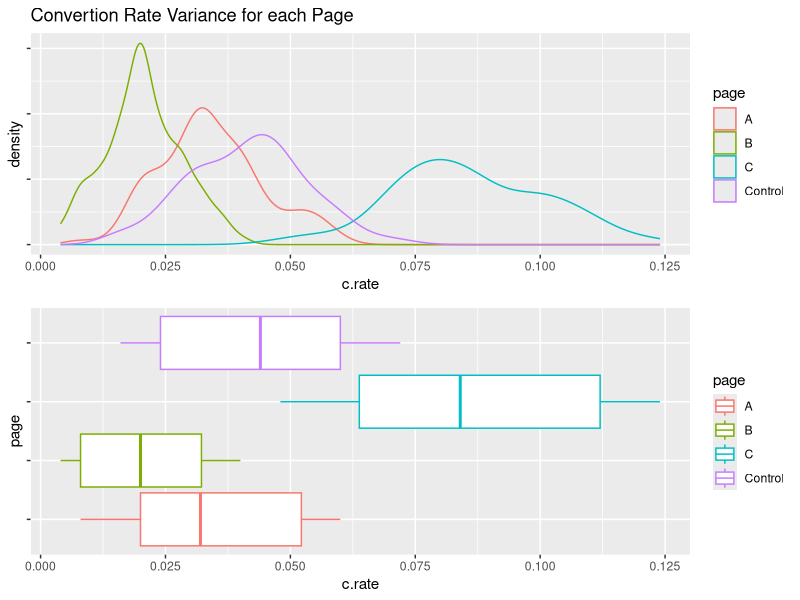

The R script that drew this image:
## ---- chunk 1
require(dplyr)
require(ggplot2)
require(cowplot)

# decide how many samples
size <- 1000

# create 4 different page simulations
#  with different convertion rates
pages <- data.frame(group = c('Control', 'A', 'B', 'C'),
                    c.rate = c(0.03, 0.05, 0.02, 0.08),
                    stringsAsFactors = FALSE)

# seed for reproducibility
set.seed(1234)

control <- rbinom(size, 1, pages$c.rate[1])
a <-       rbinom(size, 1, pages$c.rate[2])
b <-       rbinom(size, 1, pages$c.rate[3])
c <-       rbinom(size, 1, pages$c.rate[4])

# put into a (tidy) dataframe
df <- data.frame(page=rep(x = c('Control', 'A', 'B', 'C'), each=size),
                 converted=c(control, a, b, c),
                 stringsAsFactors = FALSE )
## ---- chunk 2
# get some summary stats
df %>% 
    group_by(page) %>% 
    summarise(Num=n(),
              num.converted=sum(converted),
              num.n.converted=n()-sum(converted),
              c.rate.sim=100*mean(converted)) %>% 
    left_join(pages, by=c("page" = "group")) %>% 
    mutate(c.rate=100*c.rate)
## ---- chunk 3

df %>% 
    filter(page=='Control' | page=='A') %>% 
    group_by(page) %>% 
    summarise(num.converted=sum(converted),
              num.n.converted=n()-sum(converted)) %>% 
    select(-page) %>% 
    chisq.test()
## ---- chunk 4
df %>% 
    filter(page=='Control' | page=='B') %>% 
    group_by(page) %>% 
    summarise(num.converted=sum(converted),
              num.n.converted=n()-sum(converted)) %>% 
    select(-page) %>% 
    chisq.test()
## ---- chunk 5
df %>% 
    filter(page=='Control' | page=='C') %>% 
    group_by(page) %>% 
    summarise(num.converted=sum(converted),
              num.n.converted=n()-sum(converted)) %>% 
    select(-page) %>% 
    chisq.test()
## ---- chunk 6
# get sample distributions
each.sample.size <- 250
num.samples <- 100

getMean <- function(nIndex, num) {
    
    mean(sample_n(df %>% filter(page==pages$group[nIndex]), num)$converted)
}

s.con <- data.frame(page=pages$group[1], 
                    c.rate=replicate(num.samples, getMean(1, each.sample.size)))
s.a <- data.frame(page=pages$group[2], 
                  c.rate=replicate(num.samples, getMean(2, each.sample.size)))
s.b <- data.frame(page=pages$group[3], 
                  c.rate=replicate(num.samples, getMean(3, each.sample.size)))
s.c <- data.frame(page=pages$group[4], 
                  c.rate=replicate(num.samples, getMean(4, each.sample.size)))

# combine the sample distributions
s.df <- rbind(s.con, s.a, s.b, s.c)

# get the summary stats
s.df %>% 
    group_by(page) %>% 
    summarise(Num=n(),
              median=median(c.rate),
              sd=sd(c.rate),
              min=min(c.rate),
              min.05=mean(c.rate)-(1.96*sd),
              mean=mean(c.rate),
              max.05=mean(c.rate)+(1.96*sd),
              max=max(c.rate)
              ) %>%
    left_join(pages, by=c("page" = "group"))
## ---- chunk 7
# grah the sample distributions for each 'page'
plot.density <- 
    s.df %>% 
    ggplot(aes(x=c.rate, colour=page)) +
        geom_density() +
    theme(axis.text.y=element_blank()) +
    ggtitle("Convertion Rate Variance for each Page")

# boxplot using a custom box size 
#  where the box size is 0.05 < p < 0.95
#  and the whisker length is min, max
plot.boxplot <- 
    s.df %>% 
    ggplot(aes(x=page, y=c.rate, colour=page)) +
    stat_summary(geom = "boxplot", 
                 fun.data = function(x) setNames(quantile(x, c(0.0, 0.05, 0.5, 0.95, 1.00)), c("ymin", "lower", "middle", "upper", "ymax")), 
                 position = "dodge") +
    coord_flip() +
    theme(axis.text.y=element_blank())

plot_grid(plot.density, plot.boxplot, ncol = 1, nrow = 2)
